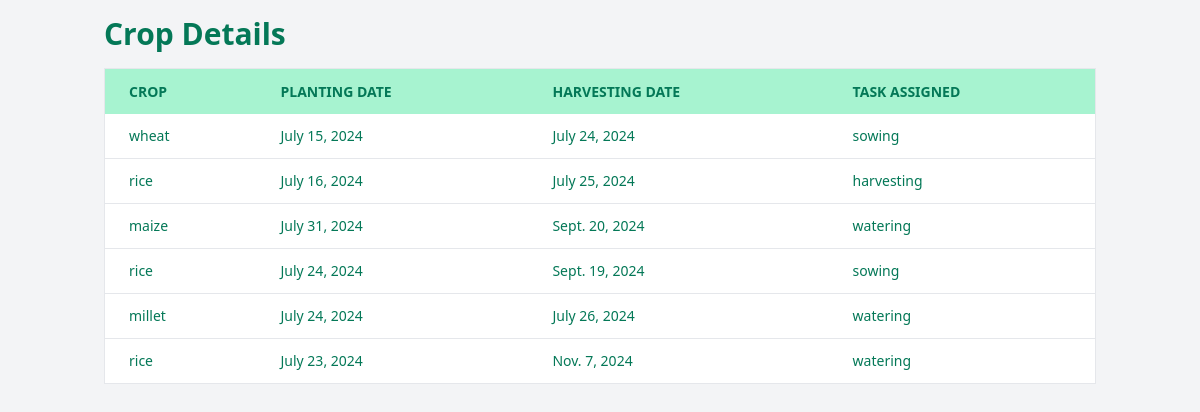
Screenshot of /dashboard/crop/ with the database file from the repository.
### dashboard/models.py (models this page shows, shortened)
class CropDetails(models.Model):
    CROP_CHOICES = [
        ('wheat', 'Wheat'),
        ('rice', 'Rice'),
        ('maize', 'Maize'),
        ('millet', 'Millet'),
    ]
    crop = models.CharField(max_length=20, choices=CROP_CHOICES)
    planting_date = models.DateField()
    harvesting_date = models.DateField()
    task_assigned = models.ForeignKey(AssignmentDetails, on_delete=models.CASCADE)

class AssignmentDetails(models.Model):
    TASK_CHOICES = [
        ('ploughing', 'Ploughing'),
        ('sowing', 'Sowing'),
        ('watering', 'Watering'),
        ('harvesting', 'Harvesting'),
    ]
    task = models.CharField(max_length=50, choices=TASK_CHOICES)
    start_date = models.DateField()
    end_date = models.DateField()
    assigned_to = models.ForeignKey(WorkerDetails, on_delete=models.CASCADE)
    equipment_needed = models.ForeignKey(EquipmentDetails, on_delete=models.CASCADE, related_name='assignments', null=True, blank=True)
    class Meta:
        verbose_name = "Assignment"
        verbose_name_plural = "Assignments"

### dashboard/views.py (the view)
# urls.py: path('dashboard/crop/', views.crop, name='crop'),
def crop(request):
    crops = CropDetails.objects.all()
    return render(request, 'crop.html',  {'crops': crops})

### templates/crop.html (shortened to what this page needs)
<!DOCTYPE html>
<html lang="en">
<head>
    <link href="https://cdn.jsdelivr.net/npm/tailwindcss@2.2.19/dist/tailwind.min.css" rel="stylesheet">
</head>
<body class="bg-gray-100">
    <div class="container mx-auto p-4">
        <h1 class="text-3xl font-bold mb-4 text-green-700">Crop Details</h1>
        <div class="overflow-x-auto">
            <table class="min-w-full bg-white border border-gray-200">
                <thead>
                    <tr class="bg-green-200 text-green-700 uppercase text-sm leading-normal">
                        <th class="py-3 px-6 text-left">Crop</th>
                        <th class="py-3 px-6 text-left">Planting Date</th>
                        <th class="py-3 px-6 text-left">Harvesting Date</th>
                        <th class="py-3 px-6 text-left">Task Assigned</th>
                    </tr>
                </thead>
                <tbody class="text-green-700 text-sm font-light">
                    {% for crop in crops %}
                        <tr class="border-b border-gray-200 hover:bg-green-100">
                            <td class="py-3 px-6 text-left whitespace-nowrap">{{ crop.crop }}</td>
                            <td class="py-3 px-6 text-left">{{ crop.planting_date }}</td>
                            <td class="py-3 px-6 text-left">{{ crop.harvesting_date }}</td>
                            <td class="py-3 px-6 text-left">{{ crop.task_assigned.task }}</td>
                        </tr>
                    {% endfor %}
                </tbody>
            </table>
        </div>
    </div>
</body>
</html>

### rows the page displays
CropDetails: crop "wheat", planting_date "July 15, 2024", harvesting_date "July 24, 2024", task_assigned.task "sowing"
CropDetails: crop "rice", planting_date "July 16, 2024", harvesting_date "July 25, 2024", task_assigned.task "harvesting"
CropDetails: crop "maize", planting_date "July 31, 2024", harvesting_date "Sept. 20, 2024", task_assigned.task "watering"
CropDetails: crop "rice", planting_date "July 24, 2024", harvesting_date "Sept. 19, 2024", task_assigned.task "sowing"
CropDetails: crop "millet", planting_date "July 24, 2024", harvesting_date "July 26, 2024", task_assigned.task "watering"
CropDetails: crop "rice", planting_date "July 23, 2024", harvesting_date "Nov. 7, 2024", task_assigned.task "watering"
